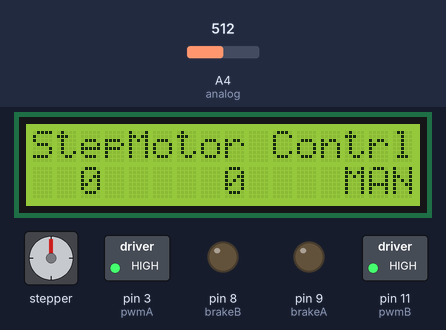
The sketch below on a simulated Arduino Uno, built with avr-gcc and run on an emulated ATmega328P. Parts: 16×2 character LCD, stepper motor, switched loads named in the sketch (green lamp = pin HIGH), output pins drawn as LEDs (lit = HIGH). The test bench sets the inputs (shaded band); at power-on: A4 (analog) = 512. Stepper angles assume 2048 steps per turn; what the sketch prints to the serial monitor is not drawn.

Above: at 2.2 s.
2.3 s: A4 (analog) set to 396
3.8 s: A4 (analog) set to 369
At 4.04 s:
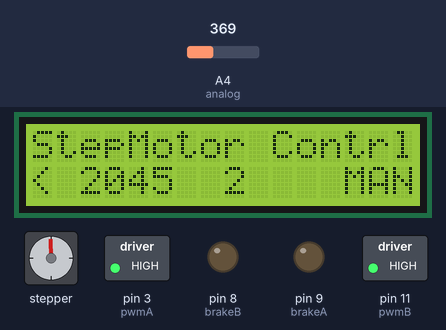
At 6.19 s:
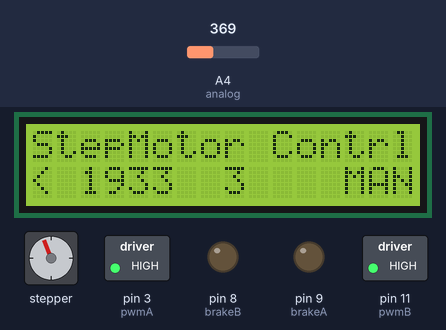
6.3 s: A4 (analog) set to 210
9.3 s: A4 (analog) set to 178
At 9.58 s:
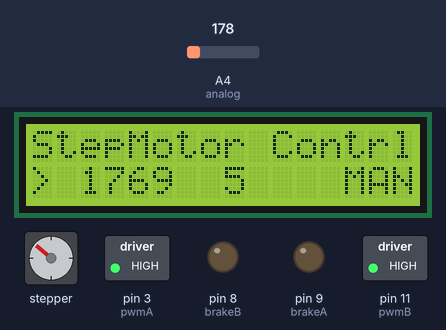
11.8 s: A4 (analog) set to 55
14.8 s: A4 (analog) set to 45
At 15.9 s:
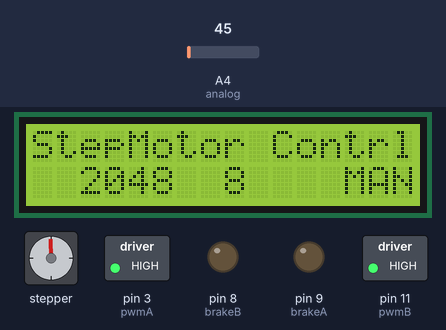
Timing chart, 0 to 17.8 s (numbered marks = the images above; inputs shaded):
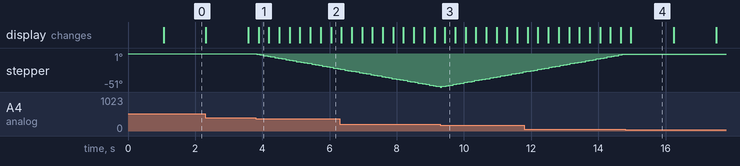

Measured:
- the behaviour switches between 380 and 379 on A4 (analog) (found by bisection; images 0 and 1)
- the behaviour switches between 195 and 194 on A4 (analog) (found by bisection; images 2 and 3)
- the behaviour switches between 50 and 49 on A4 (analog) (found by bisection; images 3 and 4)
- after the input at 3.8 s, stepper: keeps turning counter-clockwise at about 10°/s, starting at once; the display: changes after 0.09 s (image 1)
- after the input at 9.3 s, the display: changes after 0.13 s (image 3)
- after the input at 14.8 s, stepper: stops changing and stays -1°; the display: changes after 0.17 s (image 4)

The sketch:

StepMotor.ino
```cpp
#include <Stepper.h>

//#include <LiquidCrystal.h>
//#include <Adafruit_SSD1306.h>
//Sample using LiquidCrystal library
#include <LiquidCrystal.h>
#include <SoftwareSerial.h>

unsigned int timer = 0;
signed int Direction = 0;

bool AutoMode = 0;
bool AutoModeUpDown = 0;
bool AutoSecondStep = 0;
#define ON 1
#define OFF 0
signed int LeftDirection =840;
signed int RightDirection = 1408; // 2048 - 640 = 1408;

const int stepsPerRevolution = 2048;

Stepper myStepper(stepsPerRevolution, 12, 13);

const int pwmA = 3;
const int pwmB= 11;
const int brakeA = 9;
const int brakeB = 8;
const int dirA = 12;
const int dirB = 13;

int x = 0;

//LiquidCrystal lcd(8, 9, 4, 5, 6, 7);
LiquidCrystal lcd(2, A5, 4, 5, 6, 7);

int lcd_key     = 0;
int adc_key_in  = 0;
#define btnRIGHT  0
#define btnUP     1
#define btnDOWN   2
#define btnLEFT   3
#define btnSELECT 4
#define btnNONE   5
// read the buttons
int read_LCD_buttons()
{
 adc_key_in = analogRead(4);      // read the value from the sensor
 // my buttons when read are centered at these valies: 0, 144, 329, 504, 741
 // we add approx 50 to those values and check to see if we are close
 if (adc_key_in > 1000) return btnNONE; // We make this the 1st option for speed reasons since it will be the most likely result
 // For V1.1 us this threshold
 /*
 if (adc_key_in < 50)   return btnRIGHT;
 if (adc_key_in < 250)  return btnUP;
 if (adc_key_in < 450)  return btnDOWN;
 if (adc_key_in < 650)  return btnLEFT;
 if (adc_key_in < 850)  return btnSELECT;
*/
 // For V1.0 comment the other threshold and use the one below:

 if (adc_key_in < 50)   return btnRIGHT;
 if (adc_key_in < 195)  return btnUP;
 if (adc_key_in < 380)  return btnDOWN;
 if (adc_key_in < 555)  return btnLEFT;
 if (adc_key_in < 790)  return btnSELECT;

 return btnNONE;  // when all others fail, return this...
}

void DirectionCheck(void){
  if (Direction > 2048)Direction = 0;
  if (Direction < 0)Direction = 2048;
}

int delaylegnth = 1000;
bool EndOfAuto(){
    if(Direction == 0) AutoSecondStep = ON;
    if( AutoSecondStep == ON){
      if(RightDirection == Direction) return ON;
         else return OFF;
    }
    else return OFF;

}
bool AutoCheck(){
      if(AutoMode == ON){
        AutoMode = OFF;
         AutoModeUpDown = OFF;
         AutoSecondStep = OFF;
        return ON;
      }
      else
      return OFF;
}

void setup() {
  Serial.begin(9600);

  pinMode(A4, INPUT); // analog

  pinMode(A5, OUTPUT); // LCD
  pinMode(2, OUTPUT);
  //  pinMode(10, OUTPUT);

 lcd.begin(16, 2);              // start the library
 lcd.setCursor(0,0);
 lcd.print("StepMotor Contrl"); // print a simple message
 lcd.print("                "); // print a simple message
  delay(1000);
  pinMode(pwmA, OUTPUT);
  pinMode(pwmB, OUTPUT);
  pinMode(brakeA, OUTPUT);
  pinMode(brakeB, OUTPUT);
  digitalWrite(pwmA, HIGH); //
  digitalWrite(pwmB, HIGH); //
  digitalWrite(brakeA, LOW); //
  digitalWrite(brakeB, LOW); //

  myStepper.setSpeed(5);

   Serial.println("Starting: ");
   Serial.println("AntiClockwise Start: ");
  /*
  // put your setup code here, to run once:
  //establish motor direction toggle pins
  pinMode(12, OUTPUT); //CH A -- HIGH = forwards and LOW = backwards???
  pinMode(13, OUTPUT); //CH B -- HIGH = forwards and LOW = backwards???

  //establish motor brake pins
  pinMode(9, OUTPUT); //brake (disable) CH A
  pinMode(8, OUTPUT); //brake (disable) CH B
*/
}

void loop(){

/*
    myStepper.step(2048);
    Serial.println("AntiClockwise Finished, Clockwise Start ");
    delay(500);
    myStepper.step(-2048);
    Serial.println("Clockwise Finished, AntiClockwise Start  ");

*/
    timer++;

    lcd.setCursor(8,1);
    unsigned int temp = timer/100;
    lcd.print(temp);

       lcd.setCursor(13,1);
       if(AutoMode == ON){
          lcd.print("AUT");
       }
       else
        lcd.print("MAN");

     lcd_key = read_LCD_buttons();  // read the buttons

  //  lcd.setCursor(6,0);
  //  lcd.print(adc_key_in);


     lcd.setCursor(0,1);
     lcd.print("       ");
     lcd.setCursor(0,1);

      if(AutoMode == ON){
        if(!AutoModeUpDown){
            if(LeftDirection == Direction) {
             //AutoMode = OFF;
             AutoModeUpDown = ON;
            }
            else{
              myStepper.step(1);
              Direction++;
              DirectionCheck();
              lcd.print("> ");
            }
         }
         else{
            if(EndOfAuto()){

          //  if(RightDirection == Direction) {

             AutoMode = OFF;
             AutoModeUpDown = OFF;
             AutoSecondStep = OFF;
            }
            else{
              myStepper.step(-1);
              Direction--;
             // if(Direction == 2048)Direction = 0;
              DirectionCheck();
              lcd.print("< ");
            }


         }
      }


      switch (lcd_key)               // depending on which button was pushed, we perform an action
 {
   case btnRIGHT:
         // if(AutoMode == OFF){
          if(Direction == 0){
          if(AutoMode == OFF)AutoMode = ON;
           //LeftDirection
            }
     break;

   case btnLEFT:


     break;

   case btnUP:
    if(!AutoCheck()){
     lcd.print("> ");
     myStepper.step(1);
     Direction++;
     DirectionCheck();
    }
     break;

   case btnDOWN:
    if(!AutoCheck()){
      lcd.print("< ");
      myStepper.step(-1);
      Direction--;
      DirectionCheck();
    }
     break;

   case btnSELECT:
    if(!AutoCheck()){
     lcd.print("  ");
     Direction = 0;
    }
     break;

     case btnNONE:
     break;

   }
 lcd.setCursor(2,1);
 lcd.print(Direction);
  delay(10);
  /*
  // put your main code here, to run repeatedly:
    digitalWrite(9, LOW);  //ENABLE CH A
  digitalWrite(8, HIGH); //DISABLE CH B

  digitalWrite(12, HIGH);   //Sets direction of CH A
  analogWrite(3, 255);   //Moves CH A

  delay(delaylegnth);

  digitalWrite(9, HIGH);  //DISABLE CH A
  digitalWrite(8, LOW); //ENABLE CH B

  digitalWrite(13, LOW);   //Sets direction of CH B
  analogWrite(11, 255);   //Moves CH B

  delay(delaylegnth);

  digitalWrite(9, LOW);  //ENABLE CH A
  digitalWrite(8, HIGH); //DISABLE CH B

  digitalWrite(12, LOW);   //Sets direction of CH A
  analogWrite(3, 255);   //Moves CH A

  delay(delaylegnth);

  digitalWrite(9, HIGH);  //DISABLE CH A
  digitalWrite(8, LOW); //ENABLE CH B

  digitalWrite(13, HIGH);   //Sets direction of CH B
  analogWrite(11, 255);   //Moves CH B
  */
 // delay(delaylegnth);

}
```
